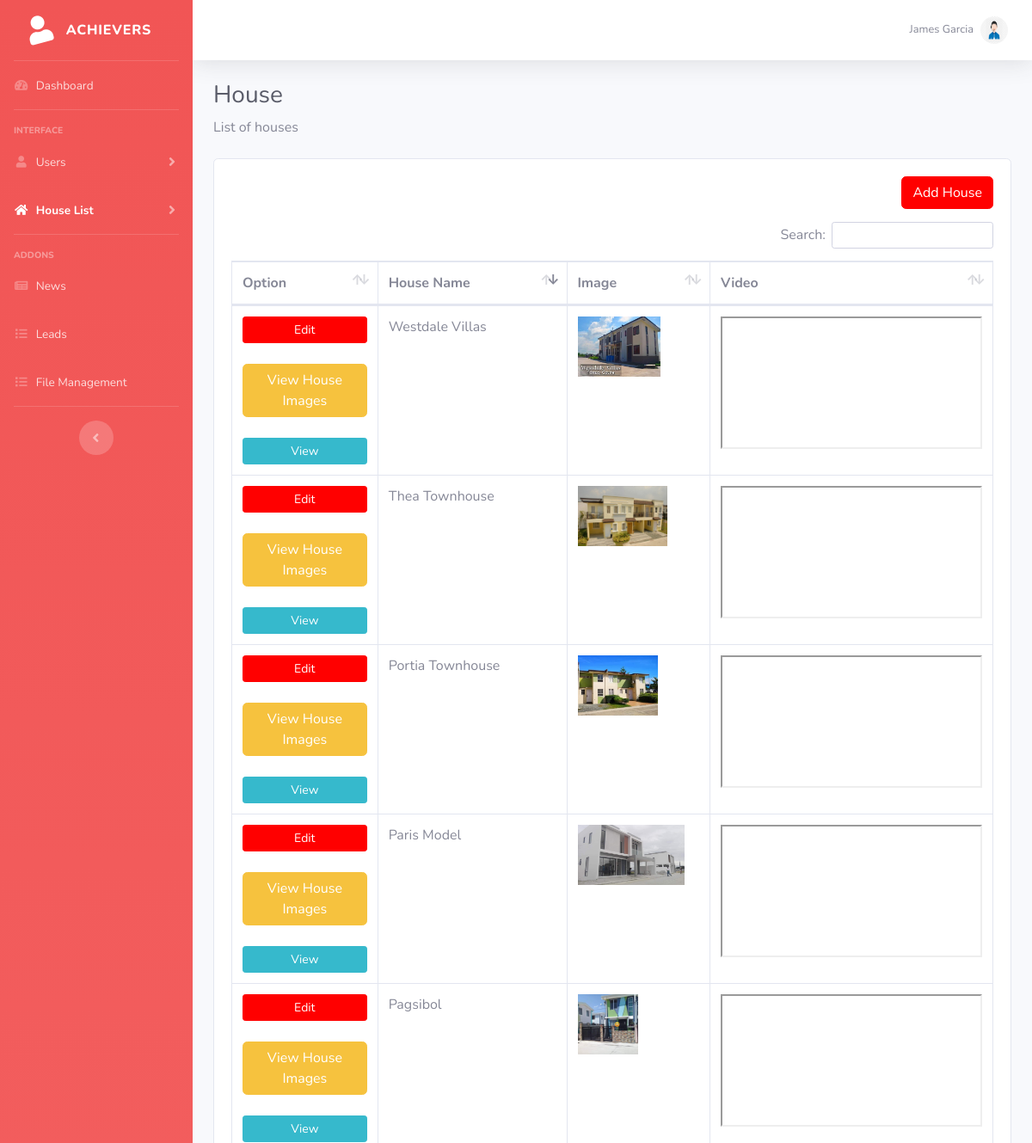
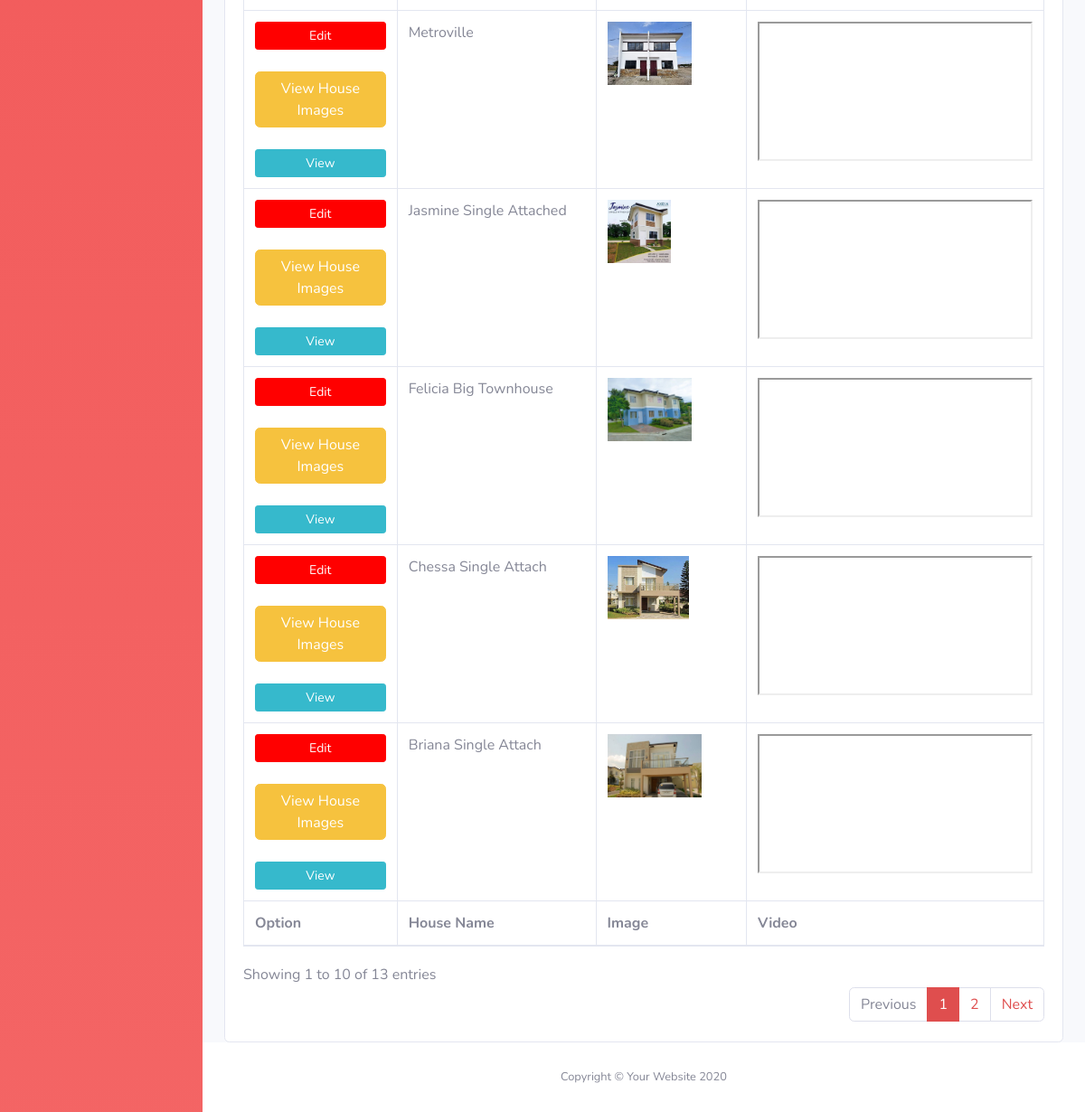
Screenshot of /admin/houselist (signed in) with the database file from the repository (2 pictures, top to bottom).
### tables this page shows
CREATE TABLE `house` (
  `house_id` int(10) NOT NULL,
  `house_name` varchar(255) NOT NULL,
  `house_decs` longtext NOT NULL,
  `house_decs_id` int(10) NOT NULL,
  `house_model` varchar(255) NOT NULL,
  `house_type` varchar(255) NOT NULL,
  `village` varchar(255) NOT NULL,
  `address` varchar(255) NOT NULL,
  `lot_area` varchar(255) NOT NULL,
  `floor_area` varchar(255) NOT NULL,
  `bed_rooms` varchar(255) NOT NULL,
  `bath_rooms` varchar(255) NOT NULL,
  `storeys` varchar(255) NOT NULL,
  `car_garage` varchar(255) NOT NULL,
  `with_balcony` varchar(255) NOT NULL,
  `tota_contart_price` varchar(255) NOT NULL,
  `video` varchar(255) NOT NULL,
  `image` varchar(255) NOT NULL,
  `date_added` datetime NOT NULL,
  `date_updated` datetime NOT NULL
);

### application/controllers/Admin.php (called while the page is built, shortened)
<?php
class Admin extends CI_Controller {
	public function __construct(){
		$this->load->model('file');
	}
	public function houselist()
	{
		$data = array(
				'title'	=> 'Admin | '.myadmintitle(),
				'page'	=> 'houselist',
				'subd'	=> get_houselisting(),
		);
		$this->load->view('admin/global/header',$data);
		$this->load->view('admin/global/nav',$data);
		$this->load->view('admin/housing',$data);
		$this->load->view('admin/global/footer',$data);
	}
}

### index.php (called while the page is built, shortened)
<?php
require_once BASEPATH.'core/CodeIgniter.php';

### application/helpers/admin_helper.php (called while the page is built, shortened)
<?php
if(!function_exists('mysession_admin')){
	function mysession_admin(){
		$CI =& get_instance();
		return $CI->session->userdata('admin');
	}
}
if(!function_exists('get_admin_data_field')){
	function get_admin_data_field($field){
		$CI =& get_instance();
		$CI->db->select('*');
		$CI->db->from('admin');
		$CI->db->where(array('admin_id'=>mysession_admin()));
		$query = $CI->db->get()->result_array();
		$query = current($query);
		return $query[$field];
	}
}
if(!function_exists('get_houselisting')){
	function get_houselisting(){
		$CI =& get_instance();
		$CI->db->select('*');
		$CI->db->from('house');
		return $query = $CI->db->get()->result_array();
	}
}

### application/views/admin/housing.php (the view, shortened to what this page needs)
<div class="container-fluid">
          <h1 class="h3 mb-2 text-gray-800">House</h1>
          <p class="mb-4">List of houses</p>
          <div class="card">
          	<div class="card-body">
              <div class="buttonrightdiv">
                <a class="btn btn-primary" href="<?php echo base_url()?>admin/add_house">Add House</a>
              </div>
          		<div class="table-responsive">
                <table class="table table-bordered" id="table_id" width="100%" cellspacing="0">
                  <thead>
                    <tr>
                      <th>Option</th>
                      <th>House Name</th>
                      <th>Image</th>
                      <th>Video</th>
                    </tr>
                  </thead>
                  <tfoot>
                    <tr>
                      <th>Option</th>
                      <th>House Name</th>
                      <th>Image</th>
                      <th>Video</th>
                    </tr>
                  </tfoot>
                  <tbody>
                    <?php
                    foreach($subd as $key => $value){
                    ?>
                    <tr>
                      <td style="text-align:center;">
                        <button type="button" style="width: 100%;max-width: 200px;" onclick="edit_path(`<?php echo $value['house_id'] ?>`)" class="btn btn-primary btn-sm">Edit</button><br/><br/>
                        <button type="button" style="width: 100%;max-width: 200px;" onclick="window.location = `<?=base_url()?>admin/houseimages/<?=$value['house_id']?>`" class="btn btn-warning">View House Images</button><br/></br/>
                        <button type="button" class="btn btn-info btn-sm" style="width:100%;max-width: 200px;" data-toggle="modal" data-target="#myModal<?php echo $value['house_id'] ?>">View   </button>
                      </td>
                      <td><?php echo $value['house_name'] ?></td>
                      <td><?php if ($value['image'] != '') {?><img src="<?=base_url()?>uploads/<?php echo $value['image'] ?>" width="auto" height="70"><?php } ?></td>
                      <td><?php if ($value['video'] != '') {?><iframe id="iframe<?=$value['house_id']?>"></iframe>
                      <?php } ?></td>
                    </tr>
                    <?php
                	  }
                    ?>
                </tbody>
            </table>
            </div>
          </div>
        </div>
</div>

### application/views/admin/global/header.php (shortened to what this page needs)
<!DOCTYPE html>
<html lang="en">
<head>
  <link href="<?=base_url()?>assets/plugin/sb/vendor/fontawesome-free/css/all.min.css" rel="stylesheet" type="text/css">
<link rel="stylesheet" href="https://cdnjs.cloudflare.com/ajax/libs/font-awesome/4.7.0/css/font-awesome.min.css">
  <link href="<?=base_url()?>assets/plugin/sb/css/sb-admin-2.css" rel="stylesheet">
  <?php if($page == 'subdivision' || $page == 'news' || $page == 'file_m' || $page == 'houselist' || $page == 'users'  || $page == 'agents' || $page == 'sellhouse' || $page == 'leads' || $page == 'file_management'){ ?>
    <link href="<?=base_url()?>assets/plugin/sb/vendor/datatables/dataTables.bootstrap4.min.css" rel="stylesheet">
    <link rel="stylesheet" type="text/css" href="//cdn.datatables.net/buttons/1.7.0/css/buttons.dataTables.css">
  <?php } ?>
  <link rel="stylesheet" type="text/css" href="<?php echo base_url(); ?>assets/js/dropzone/min/dropzone.min.css" />
  <link rel="stylesheet" href="<?php echo base_url(); ?>assets/files/admin.css">
</head>

### application/views/admin/global/nav.php (shortened to what this page needs)
<body id="page-top">
  <div id="wrapper">
    <ul class="navbar-nav bg-gradient-primary sidebar sidebar-dark accordion" id="accordionSidebar">
      <a class="sidebar-brand d-flex align-items-center justify-content-center" href="<?=base_url()?>admin">
        <div class="sidebar-brand-icon rotate-n-15">
          <i class="fas fa-user"></i>
        </div>
        <div class="sidebar-brand-text mx-3">Achievers </div>
      </a>
      <hr class="sidebar-divider my-0">
      <li class="nav-item <?=($page =='dashboard')?'active':''?>">
        <a class="nav-link" href="<?=base_url()?>admin">
          <i class="fas fa-fw fa-tachometer-alt"></i>
          <span>Dashboard</span></a>
      </li>
      <hr class="sidebar-divider">
      <div class="sidebar-heading">
        Interface
      </div>
      <li class="nav-item <?=($page == 'users' || $page == 'agents')?'active':'';?>">
        <a class="nav-link collapsed" href="#" data-toggle="collapse" data-target="#collapseTwo" aria-expanded="true" aria-controls="collapseTwo">
          <i class="fas fa-fw fa-user"></i>
          <span>Users</span>
        </a>
      </li>
      <li class="nav-item <?=($page=='addhouse' || $page == 'houselist' || $page=='subdivision' || $page=='sellhouse')?'active':'';?>">
        <a class="nav-link collapsed" href="#" data-toggle="collapse" data-target="#collapseUtilities" aria-expanded="true" aria-controls="collapseUtilities">
          <i class="fas fa-fw fa-home"></i>
          <span>House List</span>
        </a>
      </li>
      <hr class="sidebar-divider">
      <div class="sidebar-heading">
        Addons
      </div>
      <li class="nav-item <?=($page =='news')?'active':''?>">
        <a class="nav-link" href="<?=base_url()?>admin/news">
          <i class="fas fa-fw fa-newspaper"></i>
          <span>News</span></a>
      </li>
      <li class="nav-item <?=($page =='leads')?'active':''?>">
        <a class="nav-link" href="<?=base_url()?>admin/leads">
          <i class="fas fa-fw fa-list"></i>
          <span>Leads</span></a>
      </li>
      <li class="nav-item <?=($page =='file_management')?'active':''?>">
        <a class="nav-link" href="<?=base_url()?>admin/file_management">
          <i class="fas fa-fw fa-list"></i>
          <span>File Management</span></a>
      </li>
      <hr class="sidebar-divider d-none d-md-block">
      <div class="text-center d-none d-md-inline">
        <button class="rounded-circle border-0" id="sidebarToggle"></button>
      </div>
    </ul>
    <div id="content-wrapper" class="d-flex flex-column">
      <div id="content">
        <nav class="navbar navbar-expand navbar-light bg-white topbar mb-4 static-top shadow">
          <ul class="navbar-nav ml-auto">
            <li class="nav-item dropdown no-arrow">
              <a class="nav-link dropdown-toggle" href="#" id="userDropdown" role="button" data-toggle="dropdown" aria-haspopup="true" aria-expanded="false">
                <span class="mr-2 d-none d-lg-inline text-gray-600 small"><?=get_admin_data_field('fname')?> <?=get_admin_data_field('mname')?> <?=get_admin_data_field('lname')?> </span>
                <img class="img-profile rounded-circle" src="<?=base_url()?>assets/image/agent.png">
              </a>
            </li>
          </ul>
        </nav>

### application/views/admin/global/footer.php (shortened to what this page needs)
      </div>
      <footer class="sticky-footer bg-white">
        <div class="container my-auto">
          <div class="copyright text-center my-auto">
            <span>Copyright &copy; Your Website 2020</span>
          </div>
        </div>
      </footer>
    </div>
  </div>
</body>
</html>

### assets/files/admin.css (style rules this page uses)
.buttonrightdiv { text-align: right; width: 100%; margin-bottom: 15px; }

### rows the page displays
house: house_name "Thea Townhouse", image (picture)
house: house_name "Chessa Single Attach", image (picture)
house: house_name "Briana Single Attach", image (picture)
house: house_name "Portia Townhouse", image (picture)
house: house_name "Felicia Big Townhouse", image (picture)
house: house_name "Metroville", image (picture)
house: $value['house_id'] 20 (drawn), house_name "Westdale Villas", image (picture)
house: house_name "Jasmine Single Attached", image (picture)
house: house_name "Paris Model", image (picture)
house: house_name "Pagsibol", image (picture)

### other values shown
get_admin_data_field('fname') "James"
get_admin_data_field('lname') "Garcia"
